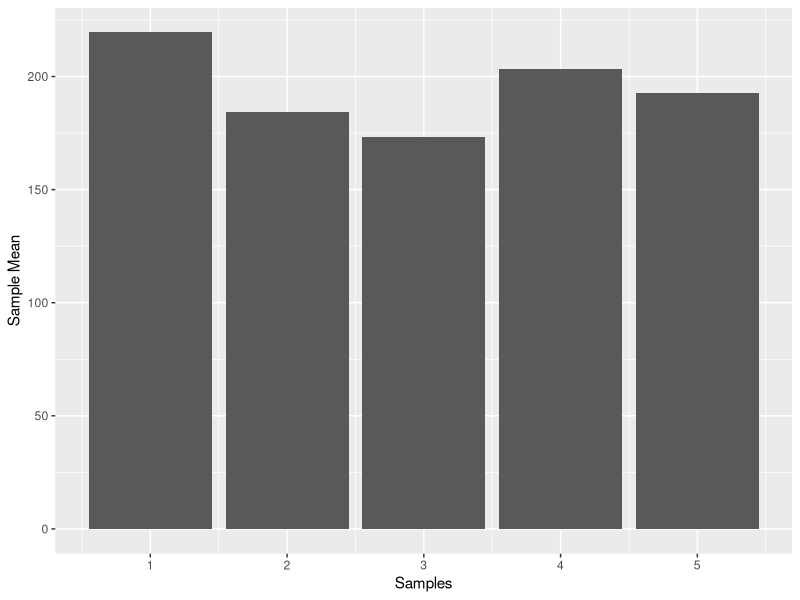

Here is the R script that generated this plot: (Note: this script raises an error after producing the figure.)
## ---- chunk 1
knitr::opts_chunk$set(error=TRUE)
## ---- chunk 2
##confidence: 20

#sampling process
observations<-rnorm(5*25,mean=200,sd=100)
samples<-rep(1:5,each=25)
my_data<-data.frame(samples,observations)

library(dplyr)

#get means
means<-my_data%>%
  group_by(samples)%>%
  summarize(sample_mean=mean(observations))

library(ggplot2)

#plot means
ggplot(means,aes(x=samples,y=sample_mean))+
  geom_bar(stat="identity")+
  xlab("Samples")+
  ylab("Sample Mean")
  
## ---- chunk 3
#confidence:80

#sampling
observations<-rnorm(5*25,mean=200,sd=100)
samples<-rep(1:5,each=25)
my_data<-data.frame(samples,observations)

#get sample mean and sample sd
means_sd<-my_data%>%
  group_by(samples)%>%
  summarize(sample_mean=mean(observations),
            sample_sd=sd(observations))

#plot with an error bar
ggplot(sd,aes(x=samples,y=sample_mean))+
  geom_bar(stat="identity")+
  geom_errorbar(aes(ymin=sample_mean-sample_sd,
                   ymax=sample_mean+sample_sd),
               width=.25)
## ---- chunk 4
##confidence: 90

#initialize variables
n<-c(2,5,10,50,100)
mean_sample_means<-c()

#run simulation
for(i in 1:length(n)){
  sim_sample<-rnorm(n[i]*10000,mean=10,sd=5)
  mean_sample_means[i]<-mean(sim_sample)
}

#organize results in data frame
sim_data<-data.frame(n,
                     mean_sample_means)

#plot
ggplot(sim_data,aes(x=n,y=mean_sample_means))+
  geom_bar(stat="identity")+
  xlab("Sample size")+
  ylab("Mean of sample means")
## ---- chunk 5
##confidence:80

#initialize variables
n<-c(2,5,10,50,100)
sample_sd<-c()
sample_sd_n<-c()

#run simulation
for(i in 1:length(n)){
  sim_sample<-rnorm(n[i]*10000,mean=10,sd=5)
  sample_sd[i]<-sd(sim_sample)
  sample_sd_n[i]<-sqrt(var(sim_sample)*(n[i]-1)/n[i])
}

#organize results in data frame with a modification to plot two lines in one graph
sim_data<-data.frame(n,                   
                    estimate=c(sample_sd,sample_sd_n),
                   formula=c(rep("N-1",5),rep("N",5)))

#plot two lines which is now possible
ggplot(sim_data,aes(x=n,y=estimate,group=formula,
                    color=formula))+
  geom_point()+
  geom_line()+
  coord_cartesian(ylim=c(3,6))
